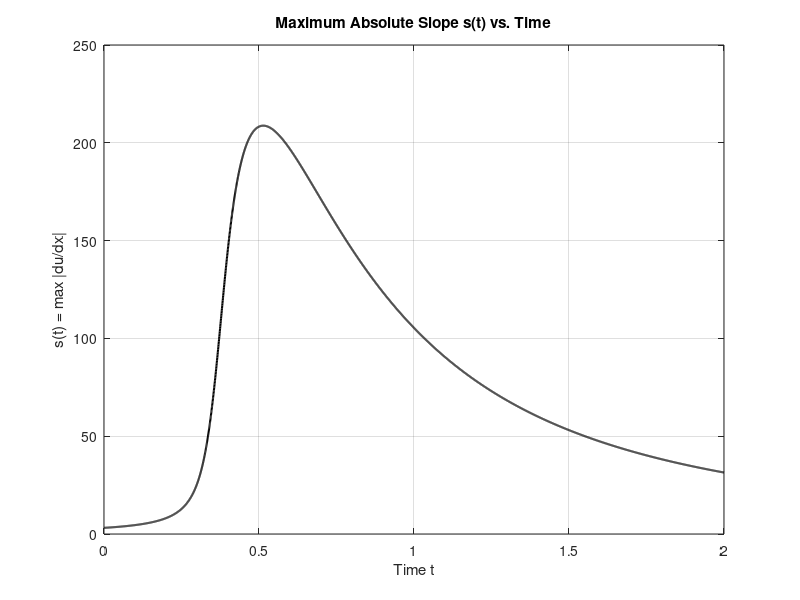

Here is the MATLAB script that generated this plot:
% CS 555 HW 2 - Part 1b (Corrected for Boundary Derivatives)
% 1D Burgers Equation: Tracking Maximum Spatial Derivative

%% Parameters & Setup
N = 200;
nu = 1 / (100 * pi);   % Viscosity
dx = 1 / N;            % Uniform spacing
x = linspace(0, 1, N+1)';
u0 = sin(pi * x);      % Initial condition

% Timestep calculation
CFL = 0.1;
c_max = 1.0;           % Max wave speed
dt = CFL * dx / c_max; % dt = 0.0005
t_end = 2.0;
nsteps = round(t_end / dt);

% Interior nodes count
nx = N - 1;
M = speye(nx);

% 3-point stencils for interior nodes 
e = ones(nx, 1);
% 2nd derivative operator (Diffusion)
A = (nu / dx^2) * spdiags([e, -2*e, e], [-1, 0, 1], nx, nx);
% 1st derivative operator (Convection)
D = (1 / (2*dx)) * spdiags([-e, e], [-1, 1], nx, nx);

%% Initialization for BDF/EXT
% History arrays for the 3 previous steps
u_hist = zeros(nx, 3);
N_hist = zeros(nx, 3);

u_int = u0(2:end-1);
u_hist(:, 1) = u_int;
% Convective term N(u) = -u * u_x 
N_hist(:, 1) = -u_int .* (D * u_int);

% Arrays to track s(t)
s_t = zeros(nsteps, 1);
t_array = (1:nsteps) * dt;

%% Time Stepping Loop (BDFk/EXTk)
for n = 1:nsteps
    k = min(n, 3); % Boot from k=1, to k=2, then stay at k=3 
    
    % Coefficients based on the assignment snippet 
    if k == 1
        b0 = 1;      b1 = -1;  b2 = 0;     b3 = 0; 
        a1 = 1;      a2 = 0;   a3 = 0;
    elseif k == 2
        b0 = 1.5;    b1 = -2;  b2 = 0.5;   b3 = 0;
        a1 = 2;      a2 = -1;  a3 = 0;
    elseif k == 3
        b0 = 11/6;   b1 = -3;  b2 = 1.5;   b3 = -1/3;
        a1 = 3;      a2 = -3;  a3 = 1;
    end
    
    % Update the implicit operator matrix H during boot-up 
    if n <= 3
        H = b0 * M - dt * A;
    end
    
    % Build the Right Hand Side 
    RHS = -(b1 * u_hist(:,1) + b2 * u_hist(:,2) + b3 * u_hist(:,3)) ...
          + dt * (a1 * N_hist(:,1) + a2 * N_hist(:,2) + a3 * N_hist(:,3));
      
    % Solve for the new interior field
    u_new = H \ RHS;
    
    % --- PART 1b DERIVATIVE CALCULATION ---
    u_full = [0; u_new; 0]; 
    
    % Derivative at interior points 
    u_prime_int = D * u_new;
    
    % 2nd-order one-sided derivative at x = 0 (Forward difference)
    u_prime_0 = (-3*u_full(1) + 4*u_full(2) - u_full(3)) / (2*dx);
    
    % 2nd-order one-sided derivative at x = 1 (Backward difference)
    u_prime_N = (3*u_full(end) - 4*u_full(end-1) + u_full(end-2)) / (2*dx);
    
    % Find the global max absolute slope across the entire domain
    s_t(n) = max(abs([u_prime_0; u_prime_int; u_prime_N]));
    
    % Shift history arrays backward
    u_hist(:, 3) = u_hist(:, 2);
    u_hist(:, 2) = u_hist(:, 1);
    u_hist(:, 1) = u_new;
    
    N_hist(:, 3) = N_hist(:, 2);
    N_hist(:, 2) = N_hist(:, 1);
    N_hist(:, 1) = -u_new .* (D * u_new);
end

%% Analysis & Plotting
[s_star, max_idx] = max(s_t);
t_star = t_array(max_idx);

fprintf('Timestep size dt = %.5f\n', dt);
fprintf('Maximum slope s* = %.5f\n', s_star);
fprintf('Time of maximum t* = %.5f\n', t_star);

% Plot s(t) vs time
figure('Name', 'Maximum Absolute Spatial Derivative');
plot(t_array, s_t, 'k-', 'LineWidth', 1.5);
grid on;
title('Maximum Absolute Slope s(t) vs. Time');
xlabel('Time t');
ylabel('s(t) = max |du/dx|');
